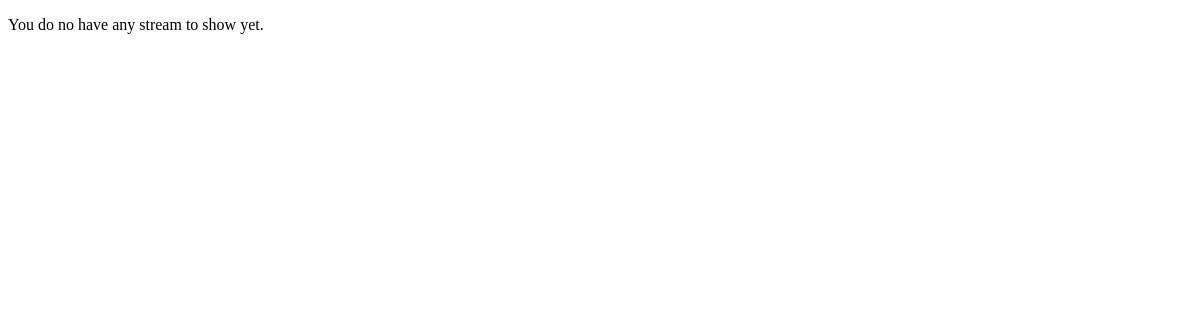
Before: /mystream (signed in) with the older database file.
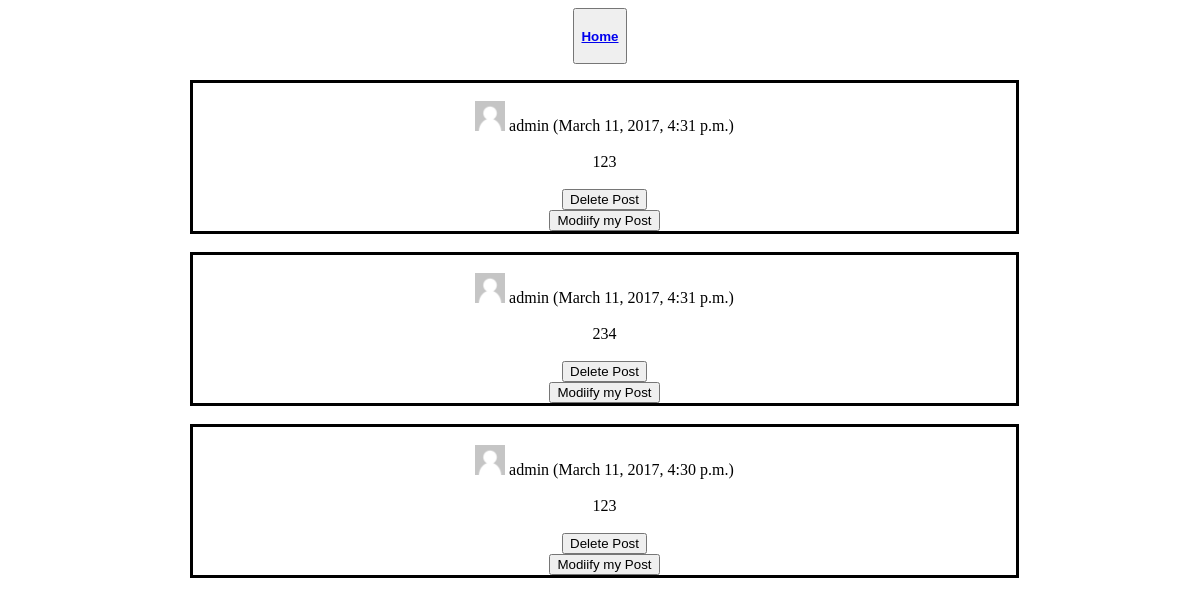
After: the same page with the newer database file.
### cmput404_project/models.py (models this page shows, shortened)
@python_2_unicode_compatible
class Post(models.Model):
    authority = [
        (0, 'Public'),
        (1, 'Friends'),
        (2, 'Friends of friends'),
        (3, 'Private'),
    ]
    can_view = models.IntegerField(choices=authority, default=0)
    author = models.ForeignKey(User, on_delete=models.CASCADE)
    post_text = models.CharField(max_length=200)
    pub_datetime = models.DateTimeField('date published')
    post_id=models.UUIDField(primary_key=True, default=uuid.uuid4, editable=False)

### cmput404_project/views.py (the view)
# urls.py: url(r'^mystream$', views.ViewMyStream, name="ViewMyStream"),
@login_required
def ViewMyStream(request):
    Posts = Post.objects.filter(author=request.user.id).order_by('-pub_datetime')
    context = { 'posts': Posts }
    return render(request, 'stream/mystream.html', context)

### cmput404_project/templates/stream/mystream.html (shortened to what this page needs)
{% load static %}
<!DOCTYPE html>
<html>
  <head>
  </head>
  <body>
    {% if posts %}
      <div class="myStream">
     <button id="show" class="home">
      <a href="{% url 'profile' %}"><h4>Home</h4></a>
    </button>
      <ul style= "width: 70%; margin-left:12%;  ">{% for post in posts %}
              {% if post.author == request.user %}
            <li>  </br>
                  {% if profile.photo %}
                      <img alt="user photo" src="{{ STATIC_URL }}/users/{{user.id}}/{{profile.photo }}" >
                  {% else %}
                      <img alt="user photo" src="{% static "../static/images/defaultUserImage.png" %}" width = "30" height = "30">
                  {% endif %}
                  {{ post.author }}  ({{ post.pub_datetime }})</br></br>
                  {{ post.post_text }}</br></br>
              <form action="{% url 'delete_post' %}" method="GET">
                      <button name="post_id" value="{{ post.post_id }}">Delete Post</button>
              </form>
              <form action="{% url 'manage_post' %}" method="GET">
                      <button name="post_id" value="{{ post.post_id }}">Modiify my Post</button>
              </form>
            </li></br>
             {% endif %}
         {% endfor %}</ul>
    {% else %}
      <p>You do no have any stream to show yet.</p>
    {% endif %}
  </body>
</html>

### cmput404_project/templates/stream/mystream.html (style rules this page uses)
ul { list-style-type: none; }
li { border-style: solid; }
.myStream { text-align: center; }

Changed rows visible on the page:
added Post: author "admin", pub_datetime "March 11, 2017, 4:31 p.m.", post_text "123"
added Post: author "admin", pub_datetime "March 11, 2017, 4:31 p.m.", post_text "234"
added Post: author "admin", pub_datetime "March 11, 2017, 4:30 p.m.", post_text "123"
Other visible differences:
text no longer shown: "You do no have any stream to show yet."
text now shown: "Home"
